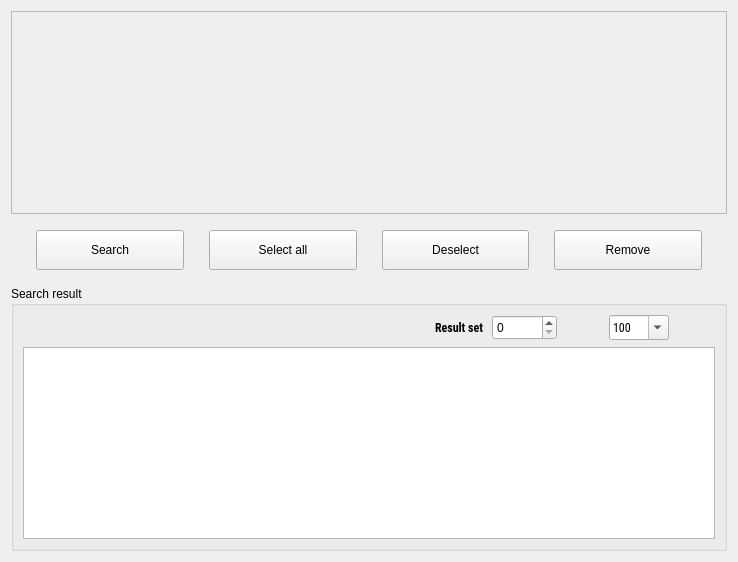
<?xml version="1.0" encoding="UTF-8"?>
<ui version="4.0">
 <class>tlinsWDatabaseSearchMain</class>
 <widget class="QWidget" name="tlinsWDatabaseSearchMain">
  <property name="geometry">
   <rect>
    <x>0</x>
    <y>0</y>
    <width>738</width>
    <height>562</height>
   </rect>
  </property>
  <property name="sizePolicy">
   <sizepolicy hsizetype="Expanding" vsizetype="Expanding">
    <horstretch>0</horstretch>
    <verstretch>0</verstretch>
   </sizepolicy>
  </property>
  <property name="windowTitle">
   <string>Form</string>
  </property>
  <layout class="QGridLayout" name="gridLayout">
   <item row="1" column="0">
    <layout class="QGridLayout" name="gridLayout_2">
     <property name="leftMargin">
      <number>25</number>
     </property>
     <property name="topMargin">
      <number>10</number>
     </property>
     <property name="rightMargin">
      <number>25</number>
     </property>
     <property name="bottomMargin">
      <number>10</number>
     </property>
     <property name="horizontalSpacing">
      <number>25</number>
     </property>
     <item row="0" column="0">
      <widget class="QPushButton" name="searchButton">
       <property name="minimumSize">
        <size>
         <width>0</width>
         <height>40</height>
        </size>
       </property>
       <property name="text">
        <string>Search</string>
       </property>
      </widget>
     </item>
     <item row="0" column="1">
      <widget class="QPushButton" name="selectButton">
       <property name="minimumSize">
        <size>
         <width>0</width>
         <height>40</height>
        </size>
       </property>
       <property name="text">
        <string>Select all</string>
       </property>
      </widget>
     </item>
     <item row="0" column="2">
      <widget class="QPushButton" name="deselectButton">
       <property name="minimumSize">
        <size>
         <width>0</width>
         <height>40</height>
        </size>
       </property>
       <property name="text">
        <string>Deselect</string>
       </property>
      </widget>
     </item>
     <item row="0" column="3">
      <widget class="QPushButton" name="removeButton">
       <property name="minimumSize">
        <size>
         <width>0</width>
         <height>40</height>
        </size>
       </property>
       <property name="text">
        <string>Remove</string>
       </property>
      </widget>
     </item>
    </layout>
   </item>
   <item row="4" column="0">
    <widget class="QGroupBox" name="groupBox">
     <property name="title">
      <string>Search result</string>
     </property>
     <layout class="QVBoxLayout" name="verticalLayout">
      <item>
       <layout class="QGridLayout" name="gridLayout_3">
        <item row="0" column="1">
         <layout class="QGridLayout" name="gridLayout_4">
          <item row="0" column="0">
           <widget class="QLabel" name="label">
            <property name="font">
             <font>
              <family>Roboto Condensed</family>
              <weight>75</weight>
              <bold>true</bold>
             </font>
            </property>
            <property name="text">
             <string>Result set </string>
            </property>
           </widget>
          </item>
          <item row="0" column="1">
           <widget class="QSpinBox" name="actualOffset">
            <property name="minimumSize">
             <size>
              <width>65</width>
              <height>25</height>
             </size>
            </property>
            <property name="maximumSize">
             <size>
              <width>65</width>
              <height>25</height>
             </size>
            </property>
           </widget>
          </item>
         </layout>
        </item>
        <item row="0" column="2">
         <layout class="QGridLayout" name="gridLayout_5">
          <item row="0" column="0">
           <widget class="QPushButton" name="previous">
            <property name="toolTip">
             <string>Previous</string>
            </property>
            <property name="text">
             <string/>
            </property>
            <property name="icon">
             <iconset resource="resource.qrc">
              <normaloff>:/icons/ic_keyboard_arrow_left_black_24px.svg</normaloff>:/icons/ic_keyboard_arrow_left_black_24px.svg</iconset>
            </property>
            <property name="flat">
             <bool>true</bool>
            </property>
           </widget>
          </item>
          <item row="0" column="1">
           <widget class="QComboBox" name="winSize">
            <property name="minimumSize">
             <size>
              <width>60</width>
              <height>25</height>
             </size>
            </property>
            <property name="maximumSize">
             <size>
              <width>60</width>
              <height>25</height>
             </size>
            </property>
            <property name="font">
             <font>
              <family>Roboto Condensed</family>
             </font>
            </property>
            <property name="toolTip">
             <string>Records set size</string>
            </property>
            <property name="editable">
             <bool>true</bool>
            </property>
            <property name="modelColumn">
             <number>0</number>
            </property>
            <item>
             <property name="text">
              <string>100</string>
             </property>
            </item>
            <item>
             <property name="text">
              <string>50</string>
             </property>
            </item>
            <item>
             <property name="text">
              <string>25</string>
             </property>
            </item>
            <item>
             <property name="text">
              <string>20</string>
             </property>
            </item>
            <item>
             <property name="text">
              <string>10</string>
             </property>
            </item>
            <item>
             <property name="text">
              <string>1</string>
             </property>
            </item>
           </widget>
          </item>
          <item row="0" column="2">
           <widget class="QPushButton" name="next">
            <property name="toolTip">
             <string>Next</string>
            </property>
            <property name="text">
             <string/>
            </property>
            <property name="icon">
             <iconset resource="resource.qrc">
              <normaloff>:/icons/ic_keyboard_arrow_right_black_24px.svg</normaloff>:/icons/ic_keyboard_arrow_right_black_24px.svg</iconset>
            </property>
            <property name="flat">
             <bool>true</bool>
            </property>
           </widget>
          </item>
         </layout>
        </item>
        <item row="0" column="0">
         <spacer name="horizontalSpacer">
          <property name="orientation">
           <enum>Qt::Horizontal</enum>
          </property>
          <property name="sizeHint" stdset="0">
           <size>
            <width>189</width>
            <height>26</height>
           </size>
          </property>
         </spacer>
        </item>
       </layout>
      </item>
      <item>
       <widget class="QTableView" name="data">
        <property name="sizePolicy">
         <sizepolicy hsizetype="Expanding" vsizetype="Expanding">
          <horstretch>0</horstretch>
          <verstretch>0</verstretch>
         </sizepolicy>
        </property>
        <property name="selectionMode">
         <enum>QAbstractItemView::MultiSelection</enum>
        </property>
        <property name="selectionBehavior">
         <enum>QAbstractItemView::SelectRows</enum>
        </property>
        <property name="sortingEnabled">
         <bool>true</bool>
        </property>
        <attribute name="verticalHeaderMinimumSectionSize">
         <number>29</number>
        </attribute>
       </widget>
      </item>
     </layout>
    </widget>
   </item>
   <item row="0" column="0">
    <widget class="QScrollArea" name="search">
     <property name="minimumSize">
      <size>
       <width>0</width>
       <height>0</height>
      </size>
     </property>
     <property name="verticalScrollBarPolicy">
      <enum>Qt::ScrollBarAsNeeded</enum>
     </property>
     <property name="horizontalScrollBarPolicy">
      <enum>Qt::ScrollBarAsNeeded</enum>
     </property>
     <property name="sizeAdjustPolicy">
      <enum>QAbstractScrollArea::AdjustToContentsOnFirstShow</enum>
     </property>
     <property name="widgetResizable">
      <bool>true</bool>
     </property>
     <property name="alignment">
      <set>Qt::AlignLeading|Qt::AlignLeft|Qt::AlignTop</set>
     </property>
     <widget class="QWidget" name="searchWidget">
      <property name="geometry">
       <rect>
        <x>0</x>
        <y>0</y>
        <width>718</width>
        <height>198</height>
       </rect>
      </property>
      <property name="sizePolicy">
       <sizepolicy hsizetype="Expanding" vsizetype="Expanding">
        <horstretch>0</horstretch>
        <verstretch>0</verstretch>
       </sizepolicy>
      </property>
     </widget>
    </widget>
   </item>
  </layout>
 </widget>
 <resources>
  <include location="resource.qrc"/>
 </resources>
 <connections/>
</ui>
